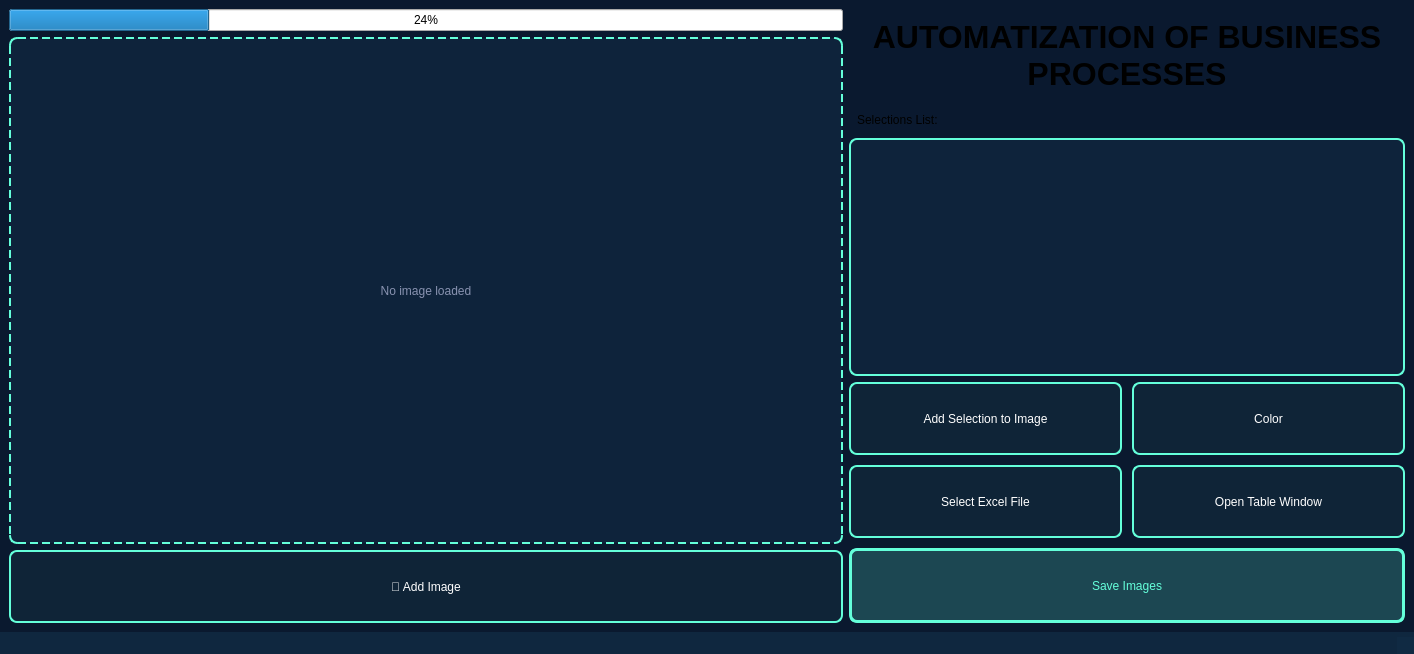
<?xml version="1.0" encoding="UTF-8"?>
<ui version="4.0">
 <class>MainWindow</class>
 <widget class="QMainWindow" name="MainWindow">
  <property name="geometry">
   <rect>
    <x>0</x>
    <y>0</y>
    <width>1414</width>
    <height>654</height>
   </rect>
  </property>
  <property name="sizePolicy">
   <sizepolicy hsizetype="Preferred" vsizetype="Preferred">
    <horstretch>0</horstretch>
    <verstretch>0</verstretch>
   </sizepolicy>
  </property>
  <property name="windowTitle">
   <string>Automatization Of Business Processes</string>
  </property>
  <property name="styleSheet">
   <string notr="true">
        QMainWindow {
        background-color: #0a192f;
        }
        QPushButton {
        border: 2px solid rgb(100, 255, 218);
        background-color: rgba(100, 255, 218, 0.05);
        border-radius: 8px;
        padding: 12px 20px;
        color: rgb(255, 255, 255);
        font: bold 12pt &quot;Yu Gothic UI&quot;;
        min-height: 45px;
        }
        QPushButton:hover {
        background-color: rgba(100, 255, 218, 0.15);
        }
        QPushButton:pressed {
        background-color: rgba(100, 255, 218, 0.2);
        }
        QListWidget {
        border: 2px solid rgb(100, 255, 218);
        background-color: rgba(16, 42, 67, 0.6);
        border-radius: 8px;
        color: rgb(255, 255, 255);
        font: 11pt &quot;Yu Gothic UI&quot;;
        padding: 5px;
        }
        QListWidget::item {
        padding: 8px;
        margin: 2px;
        border-radius: 4px;
        }
        QListWidget::item:selected {
        background-color: rgba(100, 255, 218, 0.3);
        }
        QLabel#ImageLabel {
        border: 2px dashed rgb(100, 255, 218);
        border-radius: 8px;
        background-color: rgba(16, 42, 67, 0.6);
        }
      </string>
  </property>
  <widget class="QWidget" name="centralwidget">
   <property name="styleSheet">
    <string notr="true"/>
   </property>
   <layout class="QHBoxLayout" name="mainLayout" stretch="3,2">
    <item>
     <layout class="QVBoxLayout" name="leftPanel">
      <item>
       <widget class="QProgressBar" name="progressBar">
        <property name="value">
         <number>24</number>
        </property>
       </widget>
      </item>
      <item>
       <widget class="QLabel" name="ImageLabel">
        <property name="minimumSize">
         <size>
          <width>500</width>
          <height>400</height>
         </size>
        </property>
        <property name="styleSheet">
         <string notr="true">color: #8892b0; font: 14pt &quot;Yu Gothic UI&quot;;</string>
        </property>
        <property name="text">
         <string>No image loaded</string>
        </property>
        <property name="alignment">
         <set>Qt::AlignmentFlag::AlignCenter</set>
        </property>
       </widget>
      </item>
      <item>
       <widget class="QPushButton" name="addImage">
        <property name="text">
         <string>📁 Add Image</string>
        </property>
        <property name="icon">
         <iconset>
          <normaloff>.</normaloff>.</iconset>
        </property>
       </widget>
      </item>
     </layout>
    </item>
    <item>
     <layout class="QVBoxLayout" name="rightPanel">
      <item>
       <widget class="QLabel" name="label">
        <property name="font">
         <font>
          <family>Yu Gothic UI</family>
          <pointsize>24</pointsize>
          <italic>false</italic>
          <bold>true</bold>
         </font>
        </property>
        <property name="styleSheet">
         <string notr="true">font: bold 24pt &quot;Yu Gothic UI&quot;; padding: 10px;</string>
        </property>
        <property name="text">
         <string>AUTOMATIZATION OF BUSINESS PROCESSES</string>
        </property>
        <property name="textFormat">
         <enum>Qt::TextFormat::PlainText</enum>
        </property>
        <property name="alignment">
         <set>Qt::AlignmentFlag::AlignCenter</set>
        </property>
        <property name="wordWrap">
         <bool>true</bool>
        </property>
       </widget>
      </item>
      <item>
       <widget class="QLabel" name="selectionsLabel">
        <property name="styleSheet">
         <string notr="true">font: bold 14pt &quot;Yu Gothic UI&quot;; padding: 5px;</string>
        </property>
        <property name="text">
         <string>Selections List:</string>
        </property>
       </widget>
      </item>
      <item>
       <widget class="QListWidget" name="selections"/>
      </item>
      <item>
       <layout class="QGridLayout" name="controlsGrid">
        <property name="spacing">
         <number>10</number>
        </property>
        <item row="0" column="0">
         <widget class="QPushButton" name="addSelections">
          <property name="text">
           <string>Add Selection to Image</string>
          </property>
         </widget>
        </item>
        <item row="0" column="1">
         <widget class="QPushButton" name="selectColor">
          <property name="text">
           <string>Color</string>
          </property>
         </widget>
        </item>
        <item row="1" column="0">
         <widget class="QPushButton" name="selectExcel">
          <property name="text">
           <string>Select Excel File</string>
          </property>
         </widget>
        </item>
        <item row="1" column="1">
         <widget class="QPushButton" name="openTableDialog">
          <property name="text">
           <string>Open Table Window</string>
          </property>
         </widget>
        </item>
        <item row="2" column="0" colspan="2">
         <widget class="QPushButton" name="saveImages">
          <property name="styleSheet">
           <string notr="true">background-color: rgba(100, 255, 218, 0.2); border: 3px solid rgb(100, 255, 218); font: bold 14pt &quot;Yu Gothic UI&quot;; color: #64ffda;</string>
          </property>
          <property name="text">
           <string>Save Images</string>
          </property>
         </widget>
        </item>
       </layout>
      </item>
     </layout>
    </item>
   </layout>
  </widget>
  <widget class="QStatusBar" name="statusbar">
   <property name="enabled">
    <bool>true</bool>
   </property>
   <property name="styleSheet">
    <string notr="true">color: #64ffda; background-color: rgba(16, 42, 67, 0.8);</string>
   </property>
  </widget>
 </widget>
 <resources>
  <include location="../resources.qrc"/>
 </resources>
 <connections/>
</ui>
